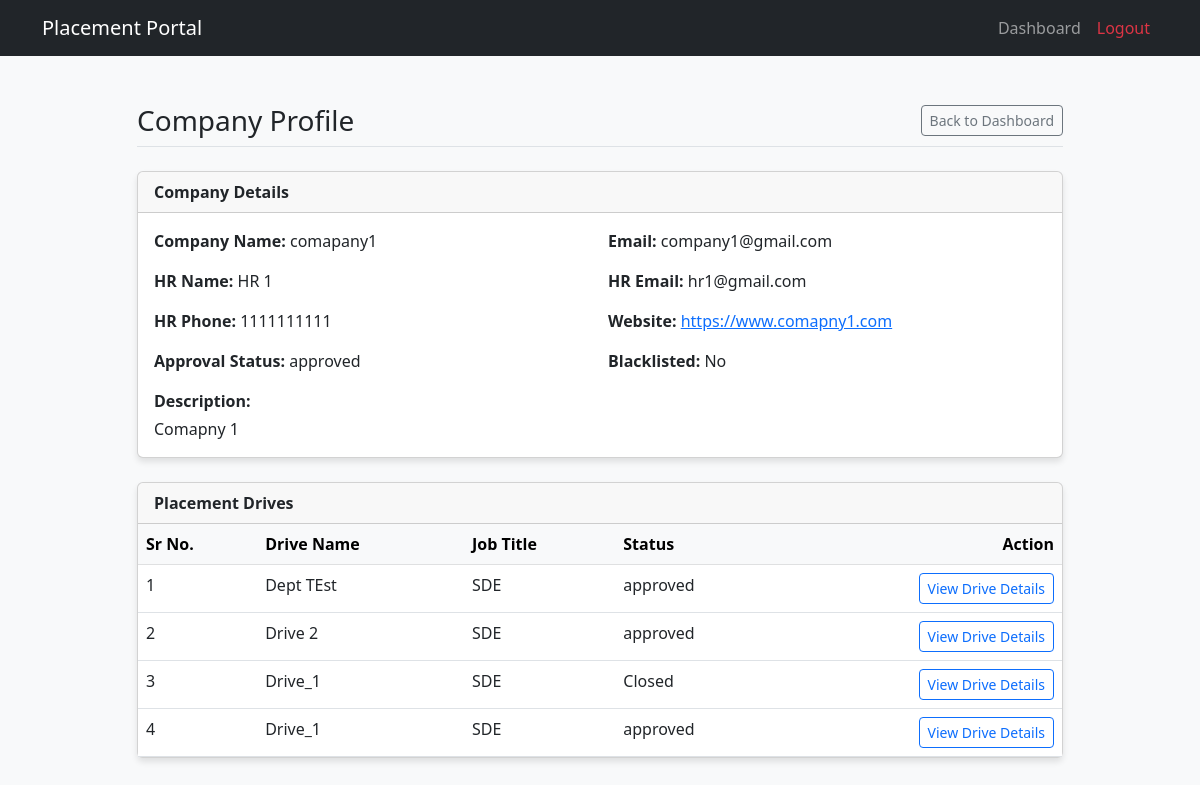
The app's page /admin/company/1/profile (signed in) with its own data.
### models.py (models this page shows, shortened)
class Company(db.Model, UserMixin):
    __tablename__ = 'company'
    company_id = db.Column(db.Integer, primary_key=True, autoincrement=True)
    email = db.Column(db.String(100), unique=True, nullable=False)
    password_hash = db.Column(db.String(255), nullable=False)
    company_name = db.Column(db.String(255), nullable=False)
    hr_name = db.Column(db.String(255), nullable=False)
    hr_email = db.Column(db.String(255), nullable=False)
    hr_phone = db.Column(db.String(15), nullable=False)
    company_desc = db.Column(db.String(255), nullable=False)
    website = db.Column(db.String(255), unique=True, nullable=False)
    is_active = db.Column(db.Boolean, nullable=False, default=True)
    is_blacklisted = db.Column(db.Boolean, default=False)
    approval_status = db.Column(db.String(50), nullable=False, default='pending') #'pending' 'approved' 'rejected' 'blacklisted'
    placement_drives = db.relationship('PlacementDrive', backref='company')

class PlacementDrive(db.Model):
    __tablename__ = 'placement_drive'
    id = db.Column(db.Integer, primary_key=True, autoincrement=True)
    name = db.Column(db.String(255), nullable=False)
    comp_id = db.Column(db.Integer, db.ForeignKey('company.company_id'), nullable=False)
    job_title = db.Column(db.String(255), nullable=False)
    job_desc = db.Column(db.String(255), nullable=False)
    min_cgpa = db.Column(db.Numeric(4, 2))
    eligible_grad_yr = db.Column(db.Integer)
    salary = db.Column(db.Integer)
    location = db.Column(db.String(255))
    deadline = db.Column(db.DateTime, nullable=False)
    status = db.Column(db.String(50), nullable=False, default='Pending') #Pending/Approved/Rejected/Closed
    remarks = db.Column(db.String(255))
    created_at = db.Column(db.DateTime, nullable=False, default=datetime.now)
    updated_at = db.Column(db.DateTime, default=datetime.now, onupdate=datetime.now)
    applications = db.relationship('Application', backref='drive')
    eligible_departments = db.relationship('EligibleDepartments', backref='placement_drive', cascade='all, delete-orphan')

### app.py (the view)
@app.route('/admin/company/<int:company_id>/profile')
@login_required
def admin_company_profile(company_id):
    if not current_user.is_authenticated or not current_user.get_id().startswith('admin_'):
        return "Unauthorized Access : Not an Admin ", 403
    company = Company.query.filter_by(company_id=company_id).first_or_404()
    drives = PlacementDrive.query.filter_by(comp_id=company.company_id).order_by(PlacementDrive.created_at.desc()).all()
    return render_template('admin_company_profile.html', company=company, drives=drives)

### app.py (called while the page is built)
@login_manager.user_loader #Run this fn everytime the user clicks a new page
def load_user(user_id):
    try:
        role, uid = user_id.split('_', 1)
        if role == 'admin':
            return db.session.get(Admin, int(uid))
        elif role == 'student':
            return db.session.get(Student, uid)
        elif role == 'company':
            return db.session.get(Company, int(uid))
    except Exception as e:
        return None
    return None

### models.py (called while the page is built)
    def get_id(self):
        return f"admin_{self.id}"

### templates/admin_company_profile.html
{% extends "base.html" %}
{% block content %}
<div class="row justify-content-center">
    <div class="col-lg-10">
        <div class="d-flex justify-content-between align-items-center mt-4 mb-4 pb-2 border-bottom">
            <h3 class="mb-0">Company Profile</h3>
            <a href="{{ url_for('admin_dashboard') }}" class="btn btn-outline-secondary btn-sm">Back to Dashboard</a>
        </div>
        <div class="card mb-4">
            <div class="card-header fw-semibold">Company Details</div>
            <div class="card-body">
                <div class="row g-3">
                    <div class="col-md-6"><strong>Company Name:</strong> {{ company.company_name }}</div>
                    <div class="col-md-6"><strong>Email:</strong> {{ company.email }}</div>
                    <div class="col-md-6"><strong>HR Name:</strong> {{ company.hr_name }}</div>
                    <div class="col-md-6"><strong>HR Email:</strong> {{ company.hr_email }}</div>
                    <div class="col-md-6"><strong>HR Phone:</strong> {{ company.hr_phone }}</div>
                    <div class="col-md-6"><strong>Website:</strong> <a href="{{ company.website }}" target="_blank" rel="noopener noreferrer">{{ company.website }}</a></div>
                    <div class="col-md-6"><strong>Approval Status:</strong> {{ company.approval_status }}</div>
                    <div class="col-md-6"><strong>Blacklisted:</strong> {{ 'Yes' if company.is_blacklisted else 'No' }}</div>
                    <div class="col-md-12"><strong>Description:</strong><div class="mt-1">{{ company.company_desc }}</div></div>
                </div>
            </div>
        </div>
        <div class="card mb-5">
            <div class="card-header fw-semibold">Placement Drives</div>
            <div class="card-body p-0">
                <table class="table table-hover mb-0">
                    <thead class="table-light">
                        <tr>
                            <th>Sr No.</th>
                            <th>Drive Name</th>
                            <th>Job Title</th>
                            <th>Status</th>
                            <th class="text-end">Action</th>
                        </tr>
                    </thead>
                    <tbody>
                        {% for drive in drives %}
                        <tr>
                            <td>{{ loop.index }}</td>
                            <td>{{ drive.name }}</td>
                            <td>{{ drive.job_title }}</td>
                            <td>{{ drive.status }}</td>
                            <td class="text-end">
                                <a href="{{ url_for('admin_drive_details', drive_id=drive.id) }}" class="btn btn-sm btn-outline-primary">View Drive Details</a>
                            </td>
                        </tr>
                        {% else %}
                        <tr>
                            <td colspan="5" class="text-center text-muted">No drives posted by this company.</td>
                        </tr>
                        {% endfor %}
                    </tbody>
                </table>
            </div>
        </div>
    </div>
</div>
{% endblock %}

### templates/base.html (style rules this page uses)
body { background-color: #f8f9fa; }
.card { box-shadow: 0 4px 6px rgba(0,0,0,0.1); }

### records on screen
Company: company_name "comapany1", email "company1@gmail.com", hr_name "HR 1", hr_email "hr1@gmail.com", hr_phone "1111111111", website "https://www.comapny1.com", approval_status "approved", is_blacklisted "No", company_desc "Comapny 1"
PlacementDrive: name "Dept TEst", job_title "SDE", status "approved"
PlacementDrive: name "Drive 2", job_title "SDE", status "approved"
PlacementDrive: name "Drive_1", job_title "SDE", status "Closed"
PlacementDrive: name "Drive_1", job_title "SDE", status "approved"
